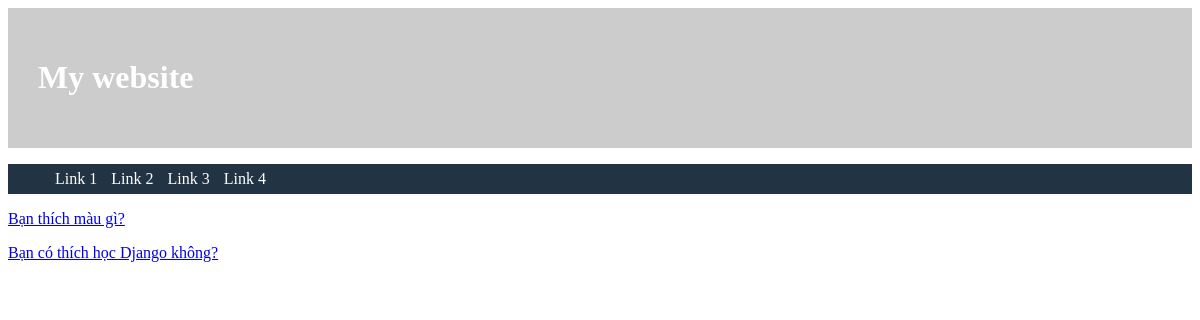
Before: /polls/list with the older database file.
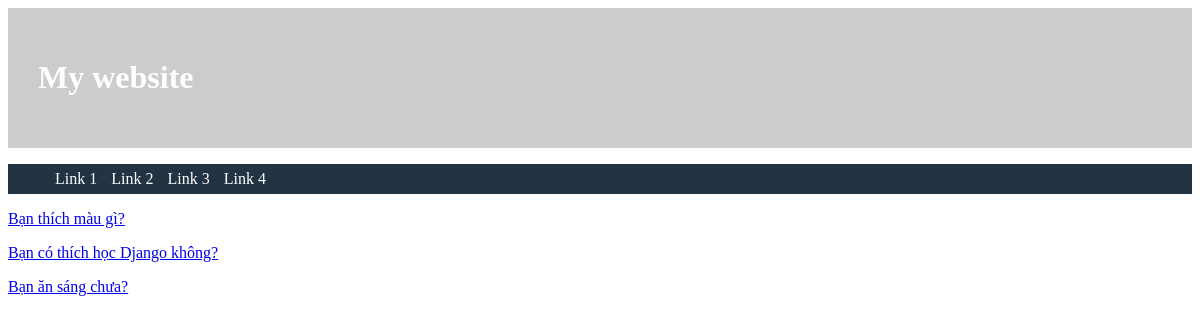
After: the same page with the newer database file.
### polls/models.py (models this page shows)
class Question(models.Model):
    question_text = models.CharField(max_length=200)
    time_public = models.DateTimeField()

### polls/views.py (the view)
# urls.py: path('list', views.viewList, name='view_list'),
def viewList(request):
    list_question = Question.objects.all()
    context = {"dsquest": list_question}
    return render(request,"polls/question_list.html", context)

### polls/templates/polls/question_list.html
{% extends 'polls/base.html' %}
{% block content %}
  {% if dsquest %}
        {% for item in dsquest %}
          <a href="{% url 'detail' item.id %}"><p>{{ item.question_text }}</p></a>
        {% endfor %}
  {% else %}
    <h3 style="color: red;">Không có dữ liệu câu hỏi nào!!!</h3>
  {% endif %}
{% endblock %}

### polls/templates/polls/base.html (shortened to what this page needs)
<!DOCTYPE html>
<html lang="en">
<head>
</head>
<body>
  <div class="header">
    <h1>My website</h1>
  </div>
  <div class="menu">
    <ul>
      <li>Link 1</li>
      <li>Link 2</li>
      <li>Link 3</li>
      <li>Link 4</li>
    </ul>
  </div>
  <div class="noidung">
    {% block content %}
    {% endblock %}
  </div>
</body>
</html>

### polls/templates/polls/base.html (style rules this page uses)
.header { padding: 30px; background-color: #CCC; color: #FFF; }
.menu { background-color: #234; color: #FFF; }
.menu ul li { float: left; padding: 6px 7px; }
.menu ul li { list-style-type: none; }
.menu:after { clear: both; display: table; content: ""; }

Changed rows visible on the page:
added Question: question_text "Bạn ăn sáng chưa?"
